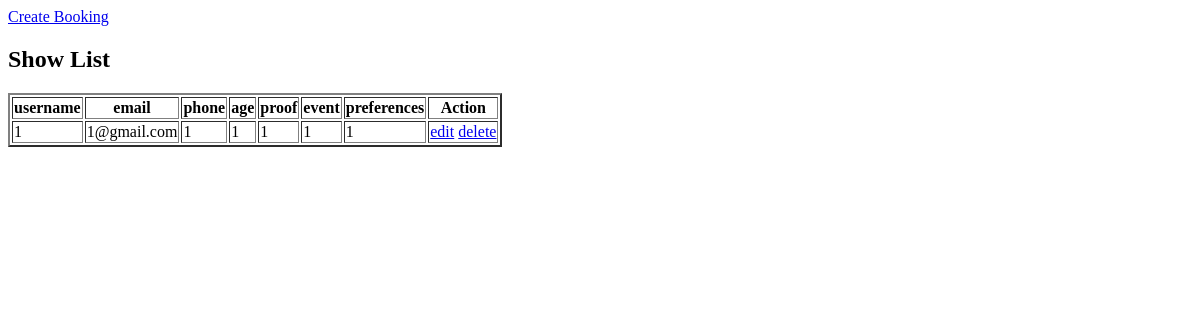
Before: /eventlist/ with the older database file.
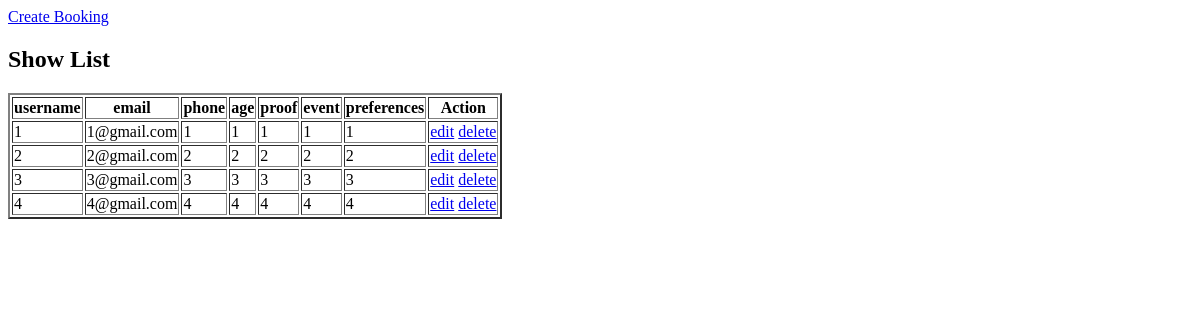
After: the same page with the newer database file.
### EventBookingApp/models.py (models this page shows, shortened)
class EventBookingdb(models.Model):
    username=models.CharField(max_length=100)
    email=models.EmailField(max_length=50)
    phone=models.IntegerField()
    age=models.IntegerField()
    proof=models.CharField(max_length=100)
    event=models.CharField(max_length=100)
    preferences=models.TextField(max_length=1000)

### EventBookingApp/views.py (the view)
# urls.py: path('eventlist/', views.eventlist, name='eventlist'),
def eventlist(request):
    products=EventBookingdb.objects.all()
    return render(request, 'EventBookingApp/list.html', {'products':products})

### EventBookingApp/templates/EventBookingApp/list.html (shortened to what this page needs)
<!DOCTYPE html>
<html lang="en">
<head>
</head>
<body>
    <a href="/EventBooking/">Create Booking</a>
    <h2>Show List</h2>
    <table border="2">
        <tr>
            <th>username</th>
            <th>email</th>
            <th>phone</th>
            <th>age</th>
            <th>proof</th>
            <th>event</th>
            <th>preferences</th>
            <th>Action</th>
        </tr>
        {% for allproduct in products %}
        <tr>
            <td>{{ allproduct.username }}</td>
            <td>{{ allproduct.email}}</td>
            <td>{{ allproduct.phone }}</td>
            <td>{{ allproduct.age }}</td>
            <td>{{ allproduct.proof }}</td>
            <td>{{ allproduct.event }}</td>
            <td>{{ allproduct.preferences }}</td>
            <td>
                <a href="/eventedit/{{ allproduct.id }}">edit</a>
                <a href="/eventdelete/{{ allproduct.id }}">delete</a>
            </td>
        </tr>
        {% endfor %}
    </table>
</body>
</html>

Changed rows visible on the page:
added EventBookingdb: username "2", email "2@gmail.com", phone "2", age "2", proof "2", event "2", preferences "2"
added EventBookingdb: username "3", email "3@gmail.com", phone "3", age "3", proof "3", event "3", preferences "3"
added EventBookingdb: username "4", email "4@gmail.com", phone "4", age "4", proof "4", event "4", preferences "4"
